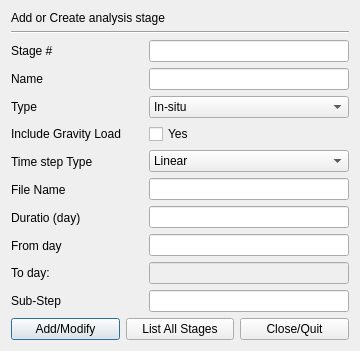
<?xml version="1.0" encoding="UTF-8"?>
<ui version="4.0">
 <class>Stage</class>
 <widget class="QDialog" name="Stage">
  <property name="geometry">
   <rect>
    <x>0</x>
    <y>0</y>
    <width>350</width>
    <height>336</height>
   </rect>
  </property>
  <property name="sizePolicy">
   <sizepolicy hsizetype="Preferred" vsizetype="Preferred">
    <horstretch>0</horstretch>
    <verstretch>0</verstretch>
   </sizepolicy>
  </property>
  <property name="windowTitle">
   <string>Add/modify analysis step</string>
  </property>
  <layout class="QVBoxLayout" name="verticalLayout_3">
   <item>
    <widget class="QLabel" name="label_8">
     <property name="text">
      <string>Add or Create analysis stage</string>
     </property>
    </widget>
   </item>
   <item>
    <widget class="Line" name="line">
     <property name="orientation">
      <enum>Qt::Horizontal</enum>
     </property>
    </widget>
   </item>
   <item>
    <layout class="QHBoxLayout" name="horizontalLayout">
     <item>
      <layout class="QVBoxLayout" name="verticalLayout_2">
       <item>
        <widget class="QLabel" name="label">
         <property name="text">
          <string>Stage #                           </string>
         </property>
        </widget>
       </item>
       <item>
        <widget class="QLabel" name="label_2">
         <property name="text">
          <string>Name                              </string>
         </property>
        </widget>
       </item>
       <item>
        <widget class="QLabel" name="label_3">
         <property name="text">
          <string>Type                               </string>
         </property>
        </widget>
       </item>
       <item>
        <widget class="QLabel" name="label_9">
         <property name="text">
          <string>Include Gravity Load</string>
         </property>
        </widget>
       </item>
       <item>
        <widget class="QLabel" name="label_10">
         <property name="text">
          <string>Time step Type</string>
         </property>
        </widget>
       </item>
       <item>
        <widget class="QLabel" name="label_11">
         <property name="text">
          <string>File Name</string>
         </property>
        </widget>
       </item>
       <item>
        <widget class="QLabel" name="label_4">
         <property name="text">
          <string>Duratio (day)               </string>
         </property>
        </widget>
       </item>
       <item>
        <widget class="QLabel" name="label_5">
         <property name="text">
          <string>From day      </string>
         </property>
        </widget>
       </item>
       <item>
        <widget class="QLabel" name="label_6">
         <property name="text">
          <string>To day:</string>
         </property>
        </widget>
       </item>
       <item>
        <widget class="QLabel" name="label_7">
         <property name="text">
          <string>Sub-Step                      </string>
         </property>
        </widget>
       </item>
      </layout>
     </item>
     <item>
      <layout class="QVBoxLayout" name="verticalLayout">
       <item>
        <widget class="QLineEdit" name="stageIndexLine"/>
       </item>
       <item>
        <widget class="QLineEdit" name="nameLine"/>
       </item>
       <item>
        <widget class="QComboBox" name="typeCombo">
         <property name="sizePolicy">
          <sizepolicy hsizetype="Expanding" vsizetype="Fixed">
           <horstretch>0</horstretch>
           <verstretch>0</verstretch>
          </sizepolicy>
         </property>
         <property name="minimumSize">
          <size>
           <width>200</width>
           <height>0</height>
          </size>
         </property>
         <item>
          <property name="text">
           <string>In-situ</string>
          </property>
         </item>
         <item>
          <property name="text">
           <string>First step: Undrained</string>
          </property>
         </item>
         <item>
          <property name="text">
           <string>Consolidation</string>
          </property>
         </item>
        </widget>
       </item>
       <item>
        <widget class="QCheckBox" name="gravityCheck">
         <property name="text">
          <string>Yes</string>
         </property>
        </widget>
       </item>
       <item>
        <widget class="QComboBox" name="timeStepCombo">
         <item>
          <property name="text">
           <string>Linear</string>
          </property>
         </item>
         <item>
          <property name="text">
           <string>Custom from data file</string>
          </property>
         </item>
        </widget>
       </item>
       <item>
        <widget class="QLineEdit" name="fileNameLine"/>
       </item>
       <item>
        <widget class="QLineEdit" name="dtLine"/>
       </item>
       <item>
        <widget class="QLineEdit" name="t0Line"/>
       </item>
       <item>
        <widget class="QLineEdit" name="t1Line">
         <property name="enabled">
          <bool>false</bool>
         </property>
        </widget>
       </item>
       <item>
        <widget class="QLineEdit" name="subLine"/>
       </item>
      </layout>
     </item>
    </layout>
   </item>
   <item>
    <layout class="QHBoxLayout" name="horizontalLayout_2">
     <item>
      <widget class="QPushButton" name="addButton">
       <property name="text">
        <string>Add/Modify</string>
       </property>
      </widget>
     </item>
     <item>
      <widget class="QPushButton" name="listButton">
       <property name="text">
        <string>List All Stages</string>
       </property>
      </widget>
     </item>
     <item>
      <widget class="QPushButton" name="cancelButton">
       <property name="text">
        <string>Close/Quit</string>
       </property>
      </widget>
     </item>
    </layout>
   </item>
  </layout>
 </widget>
 <resources/>
 <connections/>
</ui>
